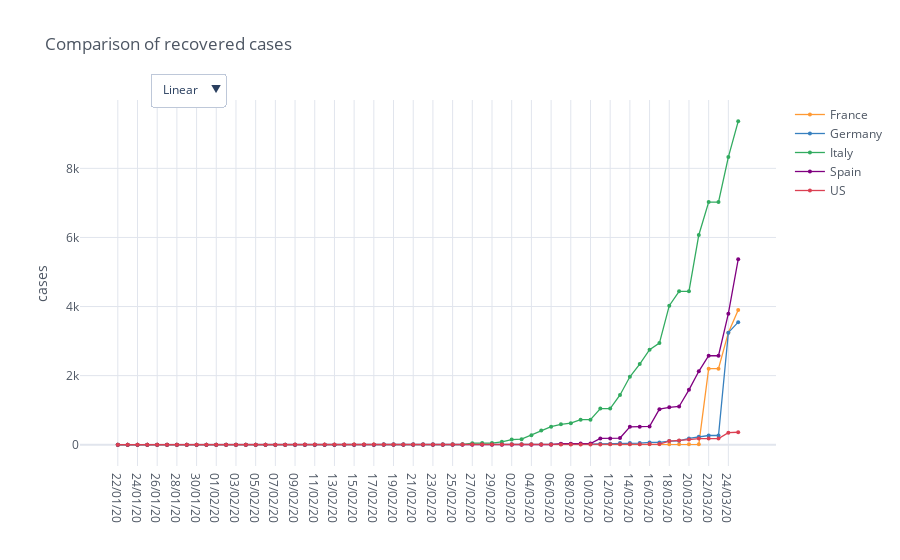

Notebook code cell kept with this figure:
### Code cell
recovered_cases_countries = io.world_load_cases(io.get_filename_recovered_cases(), countries)

recovered_fig = mp.iplot_comparative_plot(recovered_cases_countries, title='Comparison of recovered cases')
recovered_fig.show()

### Figure 1 — Plotly figure (JSON) as saved in the notebook; plotly's stock layout.template omitted (floating-point values rounded to 4 significant figures)
{"data": [{"line": {"color": "rgba(255, 153, 51, 1.0)", "dash": "solid", "shape": "linear", "width": 1.3}, "marker": {"size": 4, "symbol": "circle"}, "mode": "lines+markers", "name": "France", "text": "", "type": "scatter", "x": ["22/01/20", "23/01/20", "24/01/20", "25/01/20", "26/01/20", "27/01/20", "28/01/20", "29/01/20", "30/01/20", "31/01/20", "01/02/20", "02/02/20", "03/02/20", "04/02/20", "05/02/20", "06/02/20", "07/02/20", "08/02/20", "09/02/20", "10/02/20", "11/02/20", "12/02/20", "13/02/20", "14/02/20", "15/02/20", "16/02/20", "17/02/20", "18/02/20", "19/02/20", "20/02/20", "21/02/20", "22/02/20", "23/02/20", "24/02/20", "25/02/20", "26/02/20", "27/02/20", "28/02/20", "29/02/20", "01/03/20", "02/03/20", "03/03/20", "04/03/20", "05/03/20", "06/03/20", "07/03/20", "08/03/20", "09/03/20", "10/03/20", "11/03/20", "12/03/20", "13/03/20", "14/03/20", "15/03/20", "16/03/20", "17/03/20", "18/03/20", "19/03/20", "20/03/20", "21/03/20", "22/03/20", "23/03/20", "24/03/20", "25/03/20"], "y": [0, 0, 0, 0, 0, 0, 0, 0, 0, 0, 0, 0, 0, 0, 0, 0, 0, 0, 0, 0, 0, 2, 2, 2, 4, 4, 4, 4, 4, 4, 4, 4, 4, 4, 11, 11, 11, 11, 12, 12, 12, 12, 12, 12, 12, 12, 12, 12, 12, 12, 12, 12, 12, 12, 12, 12, 12, 12, 12, 12, 2200, 2200, 3243, 3900]}, {"line": {"color": "rgba(55, 128, 191, 1.0)", "dash": "solid", "shape": "linear", "width": 1.3}, "marker": {"size": 4, "symbol": "circle"}, "mode": "lines+markers", "name": "Germany", "text": "", "type": "scatter", "x": ["22/01/20", "23/01/20", "24/01/20", "25/01/20", "26/01/20", "27/01/20", "28/01/20", "29/01/20", "30/01/20", "31/01/20", "01/02/20", "02/02/20", "03/02/20", "04/02/20", "05/02/20", "06/02/20", "07/02/20", "08/02/20", "09/02/20", "10/02/20", "11/02/20", "12/02/20", "13/02/20", "14/02/20", "15/02/20", "16/02/20", "17/02/20", "18/02/20", "19/02/20", "20/02/20", "21/02/20", "22/02/20", "23/02/20", "24/02/20", "25/02/20", "26/02/20", "27/02/20", "28/02/20", "29/02/20", "01/03/20", "02/03/20", "03/03/20", "04/03/20", "05/03/20", "06/03/20", "07/03/20", "08/03/20", "09/03/20", "10/03/20", "11/03/20", "12/03/20", "13/03/20", "14/03/20", "15/03/20", "16/03/20", "17/03/20", "18/03/20", "19/03/20", "20/03/20", "21/03/20", "22/03/20", "23/03/20", "24/03/20", "25/03/20"], "y": [0, 0, 0, 0, 0, 0, 0, 0, 0, 0, 0, 0, 0, 0, 0, 0, 0, 0, 0, 0, 0, 0, 1, 1, 1, 1, 1, 12, 12, 12, 14, 14, 14, 14, 14, 15, 16, 16, 16, 16, 16, 16, 16, 16, 17, 18, 18, 18, 18, 25, 25, 46, 46, 46, 67, 67, 105, 113, 180, 233, 266, 266, 3243, 3547]}, {"line": {"color": "rgba(50, 171, 96, 1.0)", "dash": "solid", "shape": "linear", "width": 1.3}, "marker": {"size": 4, "symbol": "circle"}, "mode": "lines+markers", "name": "Italy", "text": "", "type": "scatter", "x": ["22/01/20", "23/01/20", "24/01/20", "25/01/20", "26/01/20", "27/01/20", "28/01/20", "29/01/20", "30/01/20", "31/01/20", "01/02/20", "02/02/20", "03/02/20", "04/02/20", "05/02/20", "06/02/20", "07/02/20", "08/02/20", "09/02/20", "10/02/20", "11/02/20", "12/02/20", "13/02/20", "14/02/20", "15/02/20", "16/02/20", "17/02/20", "18/02/20", "19/02/20", "20/02/20", "21/02/20", "22/02/20", "23/02/20", "24/02/20", "25/02/20", "26/02/20", "27/02/20", "28/02/20", "29/02/20", "01/03/20", "02/03/20", "03/03/20", "04/03/20", "05/03/20", "06/03/20", "07/03/20", "08/03/20", "09/03/20", "10/03/20", "11/03/20", "12/03/20", "13/03/20", "14/03/20", "15/03/20", "16/03/20", "17/03/20", "18/03/20", "19/03/20", "20/03/20", "21/03/20", "22/03/20", "23/03/20", "24/03/20", "25/03/20"], "y": [0, 0, 0, 0, 0, 0, 0, 0, 0, 0, 0, 0, 0, 0, 0, 0, 0, 0, 0, 0, 0, 0, 0, 0, 0, 0, 0, 0, 0, 0, 0, 1, 2, 1, 1, 3, 45, 46, 46, 83, 149, 160, 276, 414, 523, 589, 622, 724, 724, 1045, 1045, 1439, 1966, 2335, 2749, 2941, 4025, 4440, 4440, 6072, 7024, 7024, 8326, 9362]}, {"line": {"color": "rgba(128, 0, 128, 1.0)", "dash": "solid", "shape": "linear", "width": 1.3}, "marker": {"size": 4, "symbol": "circle"}, "mode": "lines+markers", "name": "Spain", "text": "", "type": "scatter", "x": ["22/01/20", "23/01/20", "24/01/20", "25/01/20", "26/01/20", "27/01/20", "28/01/20", "29/01/20", "30/01/20", "31/01/20", "01/02/20", "02/02/20", "03/02/20", "04/02/20", "05/02/20", "06/02/20", "07/02/20", "08/02/20", "09/02/20", "10/02/20", "11/02/20", "12/02/20", "13/02/20", "14/02/20", "15/02/20", "16/02/20", "17/02/20", "18/02/20", "19/02/20", "20/02/20", "21/02/20", "22/02/20", "23/02/20", "24/02/20", "25/02/20", "26/02/20", "27/02/20", "28/02/20", "29/02/20", "01/03/20", "02/03/20", "03/03/20", "04/03/20", "05/03/20", "06/03/20", "07/03/20", "08/03/20", "09/03/20", "10/03/20", "11/03/20", "12/03/20", "13/03/20", "14/03/20", "15/03/20", "16/03/20", "17/03/20", "18/03/20", "19/03/20", "20/03/20", "21/03/20", "22/03/20", "23/03/20", "24/03/20", "25/03/20"], "y": [0, 0, 0, 0, 0, 0, 0, 0, 0, 0, 0, 0, 0, 0, 0, 0, 0, 0, 0, 0, 0, 0, 0, 0, 2, 2, 2, 2, 2, 2, 2, 2, 2, 2, 2, 2, 2, 2, 2, 2, 2, 2, 2, 2, 2, 30, 30, 32, 32, 183, 183, 193, 517, 517, 530, 1028, 1081, 1107, 1588, 2125, 2575, 2575, 3794, 5367]}, {"line": {"color": "rgba(219, 64, 82, 1.0)", "dash": "solid", "shape": "linear", "width": 1.3}, "marker": {"size": 4, "symbol": "circle"}, "mode": "lines+markers", "name": "US", "text": "", "type": "scatter", "x": ["22/01/20", "23/01/20", "24/01/20", "25/01/20", "26/01/20", "27/01/20", "28/01/20", "29/01/20", "30/01/20", "31/01/20", "01/02/20", "02/02/20", "03/02/20", "04/02/20", "05/02/20", "06/02/20", "07/02/20", "08/02/20", "09/02/20", "10/02/20", "11/02/20", "12/02/20", "13/02/20", "14/02/20", "15/02/20", "16/02/20", "17/02/20", "18/02/20", "19/02/20", "20/02/20", "21/02/20", "22/02/20", "23/02/20", "24/02/20", "25/02/20", "26/02/20", "27/02/20", "28/02/20", "29/02/20", "01/03/20", "02/03/20", "03/03/20", "04/03/20", "05/03/20", "06/03/20", "07/03/20", "08/03/20", "09/03/20", "10/03/20", "11/03/20", "12/03/20", "13/03/20", "14/03/20", "15/03/20", "16/03/20", "17/03/20", "18/03/20", "19/03/20", "20/03/20", "21/03/20", "22/03/20", "23/03/20", "24/03/20", "25/03/20"], "y": [0, 0, 0, 0, 0, 0, 0, 0, 0, 0, 0, 0, 0, 0, 0, 0, 0, 0, 3, 3, 3, 3, 3, 3, 3, 3, 3, 3, 3, 3, 5, 5, 5, 5, 6, 6, 6, 7, 7, 7, 7, 7, 7, 7, 7, 7, 7, 7, 8, 8, 12, 12, 12, 12, 17, 17, 105, 121, 147, 176, 178, 178, 348, 361]}], "layout": {"legend": {"bgcolor": "#FFFFFF", "font": {"color": "#4D5663"}}, "paper_bgcolor": "#FFFFFF", "plot_bgcolor": "#FFFFFF", "title": {"font": {"color": "#4D5663"}, "text": "Comparison of recovered cases"}, "updatemenus": [{"buttons": [{"args": [{"yaxis.type": "linear"}], "label": "Linear", "method": "relayout"}, {"args": [{"yaxis.type": "log"}], "label": "Log", "method": "relayout"}], "direction": "down", "pad": {"r": 10, "t": 10}, "showactive": true, "x": 0.1, "xanchor": "left", "y": 1.1, "yanchor": "top"}], "xaxis": {"gridcolor": "#E1E5ED", "showgrid": true, "tickfont": {"color": "#4D5663"}, "title": {"font": {"color": "#4D5663"}, "text": ""}, "zerolinecolor": "#E1E5ED"}, "yaxis": {"gridcolor": "#E1E5ED", "showgrid": true, "tickfont": {"color": "#4D5663"}, "title": {"font": {"color": "#4D5663"}, "text": "cases"}, "zerolinecolor": "#E1E5ED"}}}
